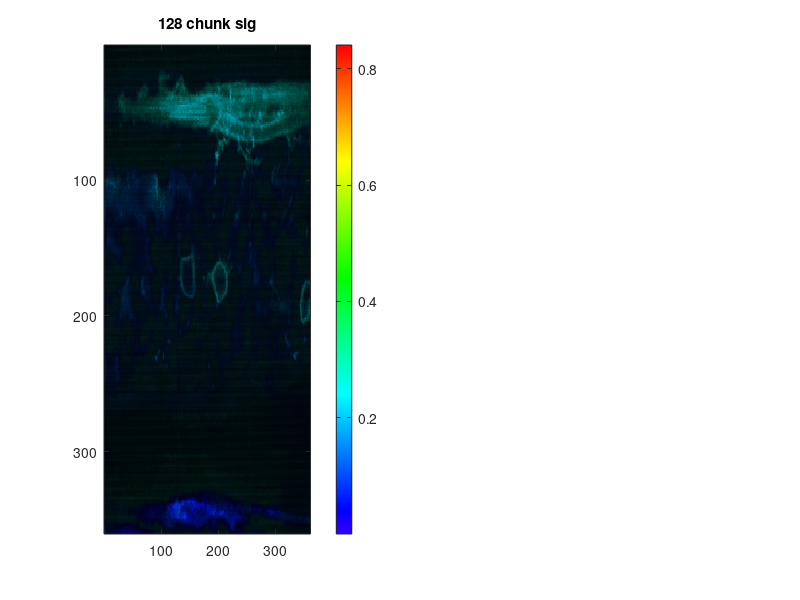

Source code (MATLAB): (Note: this script raises an error after producing the figure.)
close all
clear all
clc

%author: varun mannam
%date: 02-01-2020
%eepochs = 100
format long;
font = 12;

est1 = load('estimated_test_hsv_m2_3d_128_sig.mat');
est1 = est1.estimated_test_hsv_m2_3d;

est2 = load('estimated_test_hsv_m2_3d_128_tan.mat');
est2 = est2.estimated_test_hsv_m2_3d;

est3 = load('estimated_test_hsv_m2_3d_256_sig.mat');
est3 = est3.estimated_test_hsv_m2_3d;

est4 = load('estimated_test_hsv_m2_3d_256_tan.mat');
est4 = est4.estimated_test_hsv_m2_3d;


est1 = permute(est1,[2,3,1]);
est2 = permute(est2,[2,3,1]);
est3 = permute(est3,[2,3,1]);
est4 = permute(est4,[2,3,1]);


rgb1 = hsv2rgb(est1);
rgb2 = hsv2rgb(est2);
rgb3 = hsv2rgb(est3);
rgb4 = hsv2rgb(est4);

%hue
hmax = 0.7;
hmin = 0;



% customized hsv colormap
m = 1000; % number of colormap bins
map_hue = linspace(hmax,hmin,m)'; % scale of hue
map_saturation = ones(m,1);
map_value = ones(m,1);
hsvmap = [map_hue map_saturation map_value];
rgbmap = hsv2rgb(hsvmap);

tau_min1 = 0;
tau_max1 = 10e-9;
tau_min = 1e-9;
tau_max = 4e-9;

figure, 
subplot(1,2,1), imagesc(rgb1);
title('128 chunk sig')
colormap(rgbmap);
c = colorbar;
c.Label.String = 'Lifetime (s)';
c.Label.FontSize = font;
caxis([tau_min tau_max1])
axis equal tight
set(gca,'FontSize',font)

% subplot(2,2,2), imagesc(rgb2);
% title('128 chunk tan')
% colormap(rgbmap);
% c = colorbar;
% c.Label.String = 'Lifetime (s)';
% c.Label.FontSize = font;
% caxis([tau_min tau_max1])
% axis equal tight
% set(gca,'FontSize',font)

subplot(1,2,2), imagesc(rgb3);
title('256 chunk sig')
colormap(rgbmap);
c = colorbar;
c.Label.String = 'Lifetime (s)';
c.Label.FontSize = font;
caxis([tau_min tau_max1])
axis equal tight
set(gca,'FontSize',font)

% subplot(2,2,4), imagesc(rgb4);
% title('256 chunk tan')
% colormap(rgbmap);
% c = colorbar;
% c.Label.String = 'Lifetime (s)';
% c.Label.FontSize = font;
% caxis([tau_min tau_max1])
% axis equal tight
% set(gca,'FontSize',font)

est5 = est1;
est6 = est2;
est7 = est3;
est8 = est4;

hmin = 0;
hmax = 0.7;

temp1 = (est5(:,:,1)-hmax)/(hmin-hmax);
temp1 = mat2gray(temp1,[0.1,0.4]);
est5(:,:,1) =  hmax+(hmin-hmax)*temp1;

temp2 = (est6(:,:,1)-hmax)/(hmin-hmax);
temp2 = mat2gray(temp2,[0.1,0.4]);
est6(:,:,1) =  hmax+(hmin-hmax)*temp2;

temp3 = (est7(:,:,1)-hmax)/(hmin-hmax);
temp3 = mat2gray(temp3,[0.1,0.4]);
est7(:,:,1) =  hmax+(hmin-hmax)*temp3;

temp4 = (est8(:,:,1)-hmax)/(hmin-hmax);
temp4 = mat2gray(temp4,[0.1,0.4]);
est8(:,:,1) =  hmax+(hmin-hmax)*temp4;

rgb5 = hsv2rgb(est5);
rgb6 = hsv2rgb(est6);
rgb7 = hsv2rgb(est7);
rgb8 = hsv2rgb(est8);

figure, 
subplot(1,2,1), imagesc(rgb5);
title('128 chunk sig')
colormap(rgbmap);
c = colorbar;
c.Label.String = 'Lifetime (s)';
c.Label.FontSize = font;
caxis([tau_min tau_max])
axis equal tight
set(gca,'FontSize',font)

% subplot(2,2,2), imagesc(rgb6);
% title('128 chunk tan')
% colormap(rgbmap);
% c = colorbar;
% c.Label.String = 'Lifetime (s)';
% c.Label.FontSize = font;
% caxis([tau_min tau_max])
% axis equal tight
% set(gca,'FontSize',font)

subplot(1,2,2), imagesc(rgb7);
title('256 chunk sig')
colormap(rgbmap);
c = colorbar;
c.Label.String = 'Lifetime (s)';
c.Label.FontSize = font;
caxis([tau_min tau_max])
axis equal tight
set(gca,'FontSize',font)

% subplot(2,2,4), imagesc(rgb8);
% title('256 chunk tan')
% colormap(rgbmap);
% c = colorbar;
% c.Label.String = 'Lifetime (s)';
% c.Label.FontSize = font;
% caxis([tau_min tau_max])
% axis equal tight
% set(gca,'FontSize',font)


imwrite(rgb5,'estimated_lifetime_128_sig.png');
imwrite(rgb6,'estimated_lifetime_128_tan.png');
imwrite(rgb7,'estimated_lifetime_256_sig.png');
imwrite(rgb8,'estimated_lifetime_256_tan.png');



%adding target hsv result
addpath('/Users/varunmannam/Desktop/Spring20/Research_S20/Jan20/0201/images_3d_zf');

ip11 = Tiff('image_input_PM_FLIM_073.tif');
ip11 = double(read(ip11)); 

ip11 = (ip11-min(ip11(:)))/(max(ip11(:))-min(ip11(:)));

ip = Tiff('imageLifetime_PM_FLIM_073.tif');
ip = double(read(ip));

ip = mat2gray(ip,[tau_min,tau_max]); % limit to 1e-9 to 4e-9 in 0 to 1 range

% est1 = load('estimated_test_hsv_m2_3d_256.mat');
% est1 = est1.estimated_test_hsv_m2_3d;
% 
% est2 = load('estimated_test_hsv_m2_3d_128.mat');
% est2 = est2.estimated_test_hsv_m2_3d;

%post_process
hmin = 0;
hmax = 0.7;

hsv_tar = zeros(360,360,3);
hsv_tar(:,:,1) = hmax+(hmin-hmax)*ip;
hsv_tar(:,:,2) = ones(360,360);
hsv_tar(:,:,3) = ip11;

rgb_tar = hsv2rgb(hsv_tar);

